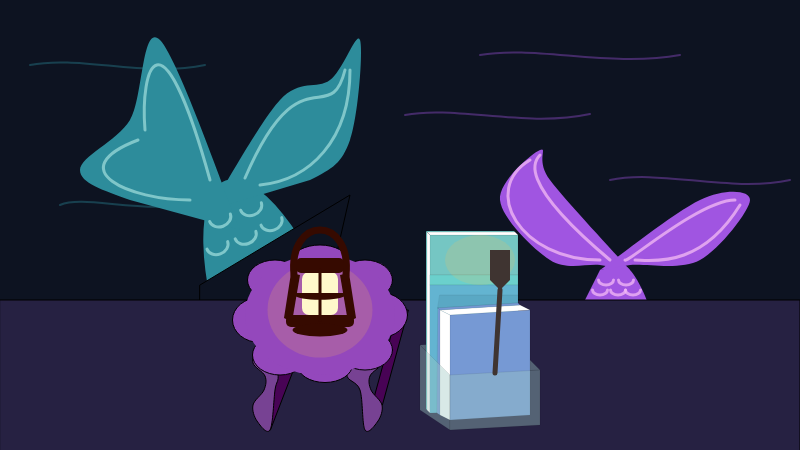
Frame 1 (no input)
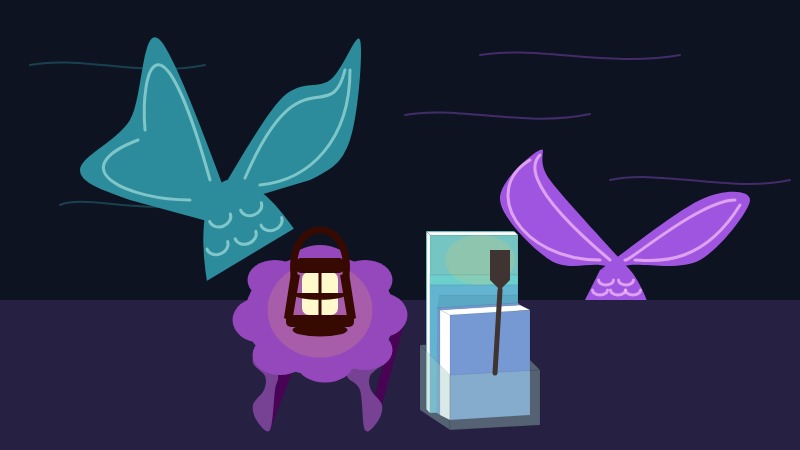
Frame 60 (no input)
Frame 120 (the mouse pressed at the canvas centre since frame 60): identical to frame 60, image omitted

The p5.js sketch that drew these frames (run headless with seeded random() and noise() and a simulated clock; from frame 60 on, the mouse is pressed at the canvas centre):

// p5.js sketch
// ── sketch.js
function setup() {
  createCanvas(800,450);
}

function draw() {
  background(13,19,33);

  push();

  noFill();
  strokeWeight(2);
  strokeCap(ROUND);
  stroke(45,140,155,95);
  bezier(60,205,85,194,145,216,205,202);
  bezier(30,65,80,55,145,78,205,65);

  stroke(160,85,225,95);
  bezier(405,115,455,105,525,128,590,114);
  bezier(480,55,535,45,610,68,680,55);
  bezier(610,180,660,169,730,193,790,180);

  pop();

  push(); 

  noStroke()
  fill(45,140,155);
  rotate(-0.35);
  ellipse(150,422,120,350);

  pop();

  push();

  noStroke();
  fill(45,140,155);
  beginShape();
  curveVertex(210,210);
  curveVertex(310,180);
  curveVertex(350,140);
  curveVertex(360,40);
  curveVertex(330,80);
  curveVertex(280,100);
  endShape(CLOSE);

  beginShape();
  curveVertex(240,230);
  curveVertex(130,200);
  curveVertex(80,170);
  curveVertex(130,120);
  curveVertex(160,40);
  endShape(CLOSE);

  pop();

  push();

  noFill();
  stroke(150,215,215,200);
  strokeWeight(3);
  strokeCap(ROUND);
  bezier(190,200,130,200,60,170,138,140);
  bezier(210,180,160,0,140,70,145,130);
  bezier(260,185,310,180,350,140,350,70);
  bezier(245,178,300,50,330,130,345,70);

  pop();

  push();

  rotate(-0.35);
  noFill();
  stroke(150,215,215,200);
  strokeWeight(3);
  strokeCap(ROUND);
  arc(132,280,22,18,0,PI);
  arc(165,280,22,18,0,PI);
  arc(120,305,22,18,0,PI);
  arc(150,305,22,18,0,PI);
  arc(179,301,22,18,0,PI);

  pop();

  push();

  noStroke();
  fill(160,85,225);
  beginShape();
  curveVertex(600,270);
  curveVertex(575,320);
  curveVertex(550,390);
  curveVertex(535,470);
  curveVertex(530,500);
  curveVertex(615,480);
  curveVertex(650,410);
  curveVertex(655,330);
  curveVertex(630,270);
  endShape(CLOSE);

  pop();

  push();

  beginShape();
  noStroke();
  fill(160,85,225);
  curveVertex(630,270);
  curveVertex(600,265);
  curveVertex(550,260);
  curveVertex(500,200);
  curveVertex(540,150);
  curveVertex(550,180);
  endShape(CLOSE);

  beginShape();
  fill(160,85,225);
  curveVertex(600,270);
  curveVertex(630,265);
  curveVertex(700,260);
  curveVertex(750,200);
  curveVertex(700,200);
  endShape(CLOSE);

  pop();

  push();

  noFill();
  stroke(244,188,245,190);
  strokeWeight(3);
  strokeCap(ROUND);
  arc(606,280,15,10,0,PI);
  arc(626,280,15,10,0,PI);
  arc(618,290,15,10,0,PI);
  arc(600,290,15,10,0,PI);
  arc(633,290,15,10,0,PI);

  pop();

  push();

  noFill();
  stroke(244,188,245,190);
  strokeWeight(3);
  strokeCap(ROUND);
  bezier(600,260,520,260,480,190,530,160);
  bezier(610,260,515,180,535,160,540,155);
  bezier(635,260,650,260,700,270,740,205);
  bezier(625,260,625,265,700,200,735,200);

  pop();

  fill(13,19,33);
  quad(200,285,350,195,300,415,200,415);

  fill(38,33,66);
  rect(0,300,800,200);

  fill(72,3,85);
  quad(270,430,265,430,280,300,320,300);

  fill(119,66,147);
  beginShape();
  curveVertex(270,340);
  curveVertex(257,348);
  curveVertex(253,363);
  curveVertex(265,376);
  curveVertex(264,390);
  curveVertex(253,405);
  curveVertex(257,421);
  curveVertex(270,430);
  curveVertex(275,390);
  curveVertex(278,374);
  endShape(CLOSE);

  fill(72,3,85);
  quad(382,405,372,405,398,310,408,310);

  fill(119,66,147);
  beginShape();
  curveVertex(365,345);
  curveVertex(378,348);
  curveVertex(382,363);
  curveVertex(370,376);
  curveVertex(371,390);
  curveVertex(382,405);
  curveVertex(378,421);
  curveVertex(365,430);
  curveVertex(360,390);
  curveVertex(347,374);
  endShape(CLOSE);

  fill(148,72,188);
  ellipse(320,260,55,30);
  ellipse(365,280,55,40);
  ellipse(380,315,55,45);
  ellipse(365,350,55,40);
  ellipse(325,365,55,35);
  ellipse(280,355,55,40);
  ellipse(260,320,55,45);
  ellipse(275,280,55,40);

  noStroke();
  fill(148,72,188);
  ellipse(320,315,150,120);

  push();

  noStroke();
  fill(255,190,80,45);
  ellipse(320,310,105,95);

  pop();

  push();

  noFill();
  stroke(54,10,0);
  strokeWeight(7);
  strokeCap(ROUND);
  bezier(294,275,288,215,352,215,346,275);

  pop();

  push();
  
  noStroke();
  fill(54,10,0);     
  quad(291,273,300,275,292,322,284,318);
  quad(349,273,340,275,348,322,356,318);
  
  fill(255,249,203);
  rect(302,272,36,43,7);

  fill(54,10,0);
  rect(296,258,48,15,5);

  rect(286,315,68,12,5);
  ellipse(320,330,55,13);
  stroke(54,10,0);
  strokeWeight(3);
  line(320,320,320,270);
  bezier(347,293,338,300,302,300,293,293);

  pop();

  stroke(0,100);
  strokeWeight(0.2);
  fill(155,198,193,100);
  quad(420,345,510,340,540,370,450,375);

  fill(117,198,195);
  quad(430,235,518,235,518,275,430,275);

  fill(255);
  quad(427,232,515,232,518,235,430,235);
  quad(427,232,430,235,430,413,427,410);

  fill(117,198,195);
  quad(426,231,514,231,515,232,427,232);
  quad(426,231,427,232,427,410,426,409);

  fill(107,208,204);
  quad(430,275,518,275,518,285,430,285);

  fill(99,180,209);
  quad(430,285,518,285,518,411,430,413);

  fill(90,168,196);
  quad(440,295,518,295,518,303,438,308);

  fill(118,153,212);
  quad(450,315,530,310,530,415,450,420);
  fill(255);
  quad(440,310,520,305,530,310,450,315);
  fill(255);
  quad(440,310,450,315,450,420,440,415);
  fill(118,153,212);
  quad(438,308,518,303,520,305,440,310);
  quad(438,308,440,310,440,415,437,413);

  stroke(0,100);
  strokeWeight(0.2);
  fill(155,198,193,100);
  quad(420,345,450,375,450,430,420,410);
  quad(450,375,540,370,540,425,450,430);

  fill(255,190,80,45);
  noStroke();
  ellipse(480,260,70,50);

  fill(63,52,49);
  beginShape();
  vertex(490,250);
  vertex(510,250);
  vertex(510,280);
  vertex(500,290);
  vertex(490,280);
  endShape(CLOSE);

  push();

  stroke(63,52,49);
  strokeWeight(5);
  line(500,290,495,373);

  pop()





  
  







}
